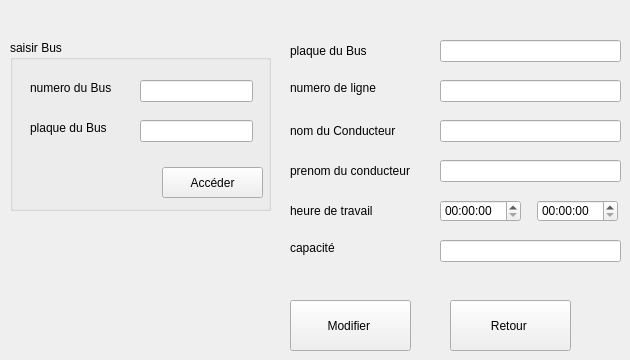
      <widget class="QWidget" name="tab_3">
       <attribute name="title">
        <string>modifier Bus</string>
       </attribute>
       <widget class="QLabel" name="label_23">
        <property name="geometry">
         <rect>
          <x>290</x>
          <y>40</y>
          <width>101</width>
          <height>21</height>
         </rect>
        </property>
        <property name="text">
         <string>plaque du Bus </string>
        </property>
       </widget>
       <widget class="QLabel" name="label_24">
        <property name="geometry">
         <rect>
          <x>290</x>
          <y>120</y>
          <width>121</width>
          <height>21</height>
         </rect>
        </property>
        <property name="text">
         <string>nom du Conducteur</string>
        </property>
       </widget>
       <widget class="QLabel" name="label_25">
        <property name="geometry">
         <rect>
          <x>290</x>
          <y>160</y>
          <width>141</width>
          <height>21</height>
         </rect>
        </property>
        <property name="text">
         <string>prenom du conducteur</string>
        </property>
       </widget>
       <widget class="QLabel" name="label_26">
        <property name="geometry">
         <rect>
          <x>290</x>
          <y>200</y>
          <width>121</width>
          <height>21</height>
         </rect>
        </property>
        <property name="text">
         <string>heure de travail</string>
        </property>
       </widget>
       <widget class="QLabel" name="label_27">
        <property name="geometry">
         <rect>
          <x>290</x>
          <y>80</y>
          <width>121</width>
          <height>16</height>
         </rect>
        </property>
        <property name="text">
         <string>numero de ligne </string>
        </property>
       </widget>
       <widget class="QLineEdit" name="lineEdit_19">
        <property name="geometry">
         <rect>
          <x>440</x>
          <y>40</y>
          <width>181</width>
          <height>22</height>
         </rect>
        </property>
       </widget>
       <widget class="QLineEdit" name="lineEdit_20">
        <property name="geometry">
         <rect>
          <x>440</x>
          <y>80</y>
          <width>181</width>
          <height>22</height>
         </rect>
        </property>
       </widget>
       <widget class="QLineEdit" name="lineEdit_21">
        <property name="geometry">
         <rect>
          <x>440</x>
          <y>120</y>
          <width>181</width>
          <height>22</height>
         </rect>
        </property>
       </widget>
       <widget class="QLineEdit" name="lineEdit_22">
        <property name="geometry">
         <rect>
          <x>440</x>
          <y>160</y>
          <width>181</width>
          <height>22</height>
         </rect>
        </property>
       </widget>
       <widget class="QTimeEdit" name="timeEdit_5">
        <property name="geometry">
         <rect>
          <x>440</x>
          <y>200</y>
          <width>81</width>
          <height>22</height>
         </rect>
        </property>
       </widget>
       <widget class="QTimeEdit" name="timeEdit_6">
        <property name="geometry">
         <rect>
          <x>537</x>
          <y>200</y>
          <width>81</width>
          <height>22</height>
         </rect>
        </property>
       </widget>
       <widget class="QLineEdit" name="lineEdit_23">
        <property name="geometry">
         <rect>
          <x>440</x>
          <y>240</y>
          <width>181</width>
          <height>22</height>
         </rect>
        </property>
       </widget>
       <widget class="QGroupBox" name="groupBox_2">
        <property name="geometry">
         <rect>
          <x>10</x>
          <y>40</y>
          <width>261</width>
          <height>171</height>
         </rect>
        </property>
        <property name="title">
         <string>saisir Bus </string>
        </property>
        <widget class="QLabel" name="label_38">
         <property name="geometry">
          <rect>
           <x>20</x>
           <y>40</y>
           <width>91</width>
           <height>16</height>
          </rect>
         </property>
         <property name="text">
          <string>numero du Bus </string>
         </property>
        </widget>
        <widget class="QLabel" name="label_39">
         <property name="geometry">
          <rect>
           <x>20</x>
           <y>80</y>
           <width>91</width>
           <height>16</height>
          </rect>
         </property>
         <property name="text">
          <string>plaque du Bus </string>
         </property>
        </widget>
        <widget class="QLineEdit" name="lineEdit_33">
         <property name="geometry">
          <rect>
           <x>130</x>
           <y>40</y>
           <width>113</width>
           <height>22</height>
          </rect>
         </property>
        </widget>
        <widget class="QLineEdit" name="lineEdit_34">
         <property name="geometry">
          <rect>
           <x>130</x>
           <y>80</y>
           <width>113</width>
           <height>22</height>
          </rect>
         </property>
        </widget>
        <widget class="QPushButton" name="pushButton_14">
         <property name="geometry">
          <rect>
           <x>152</x>
           <y>127</y>
           <width>101</width>
           <height>31</height>
          </rect>
         </property>
         <property name="text">
          <string>Accéder</string>
         </property>
        </widget>
       </widget>
       <widget class="QPushButton" name="pushButton_15">
        <property name="geometry">
         <rect>
          <x>290</x>
          <y>300</y>
          <width>121</width>
          <height>51</height>
         </rect>
        </property>
        <property name="text">
         <string>Modifier </string>
        </property>
       </widget>
       <widget class="QPushButton" name="pushButton_16">
        <property name="geometry">
         <rect>
          <x>450</x>
          <y>300</y>
          <width>121</width>
          <height>51</height>
         </rect>
        </property>
        <property name="text">
         <string>Retour </string>
        </property>
       </widget>
       <widget class="QLabel" name="label_22">
        <property name="geometry">
         <rect>
          <x>290</x>
          <y>240</y>
          <width>56</width>
          <height>16</height>
         </rect>
        </property>
        <property name="text">
         <string>capacité</string>
        </property>
       </widget>
      </widget>
